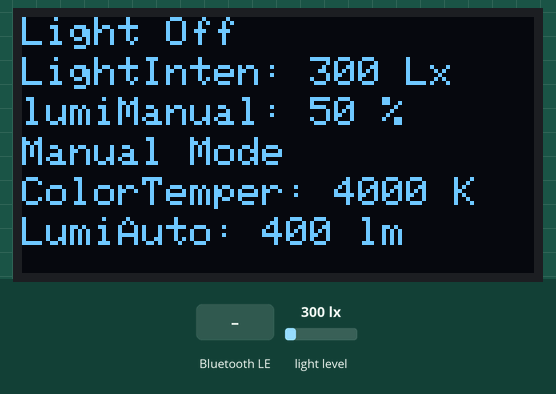
The program below on a simulated ESP32. Parts: 128×64 one-colour display. Wiring (inferred from the names in the program): BH1750 light sensor at I2C address 0x23. The test bench sets the inputs (shaded band); at power-on: light level 300 lx. Nothing arrives over Bluetooth unless stated; a phone connects over Bluetooth LE 3 s after start; what the program prints to the serial monitor is not drawn.

Above: at 1.2 s.
1.3 s: Bluetooth LE write "1" received
At 3.0 s:
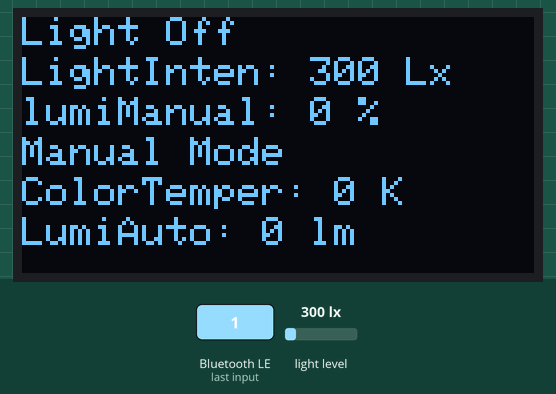
3.6 s: light level set to 40 lx
At 5.3 s:
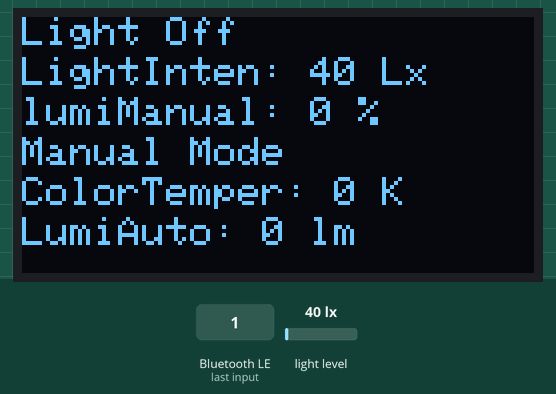
5.6 s: light level set to 500 lx
At 7.4 s:
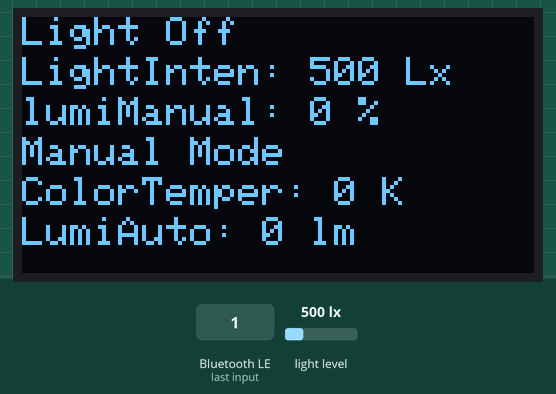
7.7 s: light level set to 1000 lx
At 8.6 s:
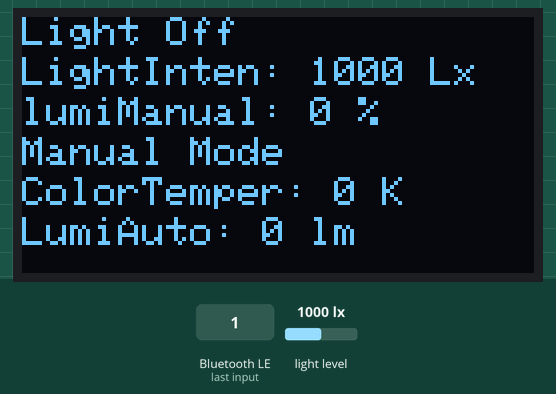
Timing chart, 0 to 10.7 s (numbered marks = the images above; inputs shaded):
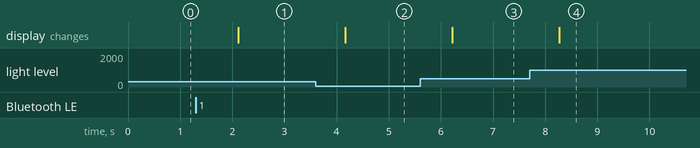

Measured:
- after the input at 1.3 s, the display: changes after 0.81 s (image 1)
- after the input at 3.6 s, the display: changes after 0.57 s (image 2)
- after the input at 5.6 s, the display: changes after 0.62 s (image 3)
- after the input at 7.7 s, the display: changes after 0.57 s (image 4)

The program:

main.cpp
```cpp
#include "main.h"
#include "oled.h"
#include "gy30.h"
#include "espnow.h"
#include "bluetooth.h"

/* Device Structure
 * <> Device structure to hold various device settings
 * <> 包含电源状态、手动模式、光照强度等变量
*/
Device device = {
    /* PowerOFF       */  false,
    /* Manual Mode    */  false,
    /* lightIntensity */  0,
    /* lumiManual     */  50,
    /* colorTemper    */  4000,
    /* lumiAuto       */  400
};

/* setup Function
 * <> Initializes the device settings and components
 * <> 初始化串口、OLED显示器、GY30传感器等
 * <> Setup function is called once at startup
*/
void setup() {
    Serial.begin(115200);
    esp_log_level_set("*", ESP_LOG_INFO);
    initOLED();
    initGY30();
    initESPNow();
    initBLE("LIGHT-BLE");
}

/* loop Function
 * <> Main loop for handling data sending and updating display
 * <> 发送数据和更新OLED显示器的循环
 * <> Continuous execution every 1000 milliseconds
*/
void loop() {
    sendESPNowData();
    sendBLEData();
    updateOLED(device);
    delay(1000);
}
```

bluetooth.h
```cpp
#ifndef __BLUETOOTH_H
#define __BLUETOOTH_H

#include <BLEDevice.h>
#include <BLEServer.h>
#include <BLEUtils.h>
#include <BLE2902.h>

#include "main.h"

#define SERVICE_UUID        "6E400000-B5A3-F393-E0A9-E50E24DCCA9E"
#define CHARACTERISTIC_UUID "6E400001-B5A3-F393-E0A9-E50E24DCCA9E"

extern bool deviceConnected;
extern BLECharacteristic *bleCharacteristic;

/* MyServerCallbacks Class
 * <> Callback class for handling BLE server connection events
 * <> 用于处理BLE服务器连接事件的回调类
*/
class MyServerCallbacks : public BLEServerCallbacks {
    void onConnect(BLEServer* pServer) {
        deviceConnected = true;
        Serial.println("BLE Connected");
    }

    void onDisconnect(BLEServer* pServer) {
        deviceConnected = false;
        Serial.println("BLE Disconnected");
        pServer->getAdvertising()->start();
    }
};

/* MyCallbacks Class
 * <> Callback class for handling BLE characteristic write events
 * <> 用于处理BLE特征写入事件的回调类
*/
class MyCallbacks : public BLECharacteristicCallbacks {
    void onWrite(BLECharacteristic *pCharacteristic) {
        std::string value = pCharacteristic->getValue();

        if (value.length() > 0) {
            Serial.println("Received BLE data:");
            for (int i = 0; i < value.length(); i++) {
                Serial.print(value[i]);
            }
            Serial.println();

            // 检查接收到的值是否为 "0"
            if (value == "0") {
                // 如果接收到 "0"，发送当前设备状态，包裹在数组中
                StaticJsonDocument<200> jsonDoc;
                jsonDoc["on"] = device.powerStatus;
                jsonDoc["light"] = device.lightIntensity;
                jsonDoc["power"] = device.lumiManual;
                jsonDoc["auto"] = device.modeSwitch;
                jsonDoc["kelvin"] = device.colorTemper;
                jsonDoc["luminance"] = device.lumiAuto;

                // 创建一个数组，将设备状态包裹在数组中
                StaticJsonDocument<256> arrayDoc;
                JsonArray array = arrayDoc.to<JsonArray>();
                array.add(jsonDoc);  // 将设备状态添加为数组中的第一个元素

                // 序列化数组并发送
                char buffer[256];
                serializeJson(arrayDoc, buffer);

                bleCharacteristic->setValue(buffer);
                bleCharacteristic->notify();
                Serial.println("Sent current device state as JSON array over BLE");

            } else {
                // 解析JSON数据并更新设备状态
                StaticJsonDocument<200> jsonDoc;
                DeserializationError error = deserializeJson(jsonDoc, value);

                if (!error) {
                    device.powerStatus = jsonDoc["on"];
                    device.modeSwitch = jsonDoc["auto"];
                    device.lumiManual = jsonDoc["power"];
                    device.colorTemper = jsonDoc["kelvin"];
                    device.lumiAuto = jsonDoc["luminance"];
                    Serial.println("Device state updated from BLE");
                } else {
                    Serial.println("Failed to parse BLE JSON");
                }
            }
        }
    }
};

/* initBLE Function
 *
 * <> Initializes BLE with the given name
 *
 * <> 根据提供的名称初始化BLE
 *
 * @param name The name of the BLE device
*/
void initBLE(const char* name);

/* sendBLEData Function
 * <> Sends data over BLE
 * <> 通过BLE发送数据
*/
void sendBLEData();

#endif
```

espnow.h
```cpp
#ifndef __ESPNOW_H
#define __ESPNOW_H

#include <WiFi.h>
#include <esp_now.h>

#include "main.h"
#include "gy30.h"

/* initWiFi Function
 * <> Initializes the WiFi connection for ESP-NOW
 * <> 用于设置WiFi连接，以支持ESP-NOW功能
*/
void initWiFi();

/* onSent Function
 *
 * <> Callback function when data is sent via ESP-NOW
 *
 * <> 数据发送完成后调用的回调函数
 *
 * <> 处理发送状态及相关的设备MAC地址
 *
 * @param mac_addr The MAC address of the device that was sent to
 * @param status The status of the sent data
*/
void onSent(const uint8_t *mac_addr, esp_now_send_status_t status);

/* initESPNow Function
 * <> Initializes ESP-NOW for communication
 * <> 用于初始化ESP-NOW通信功能
*/
void initESPNow();

/* sendESPNowData Function
 * <> Sends data using ESP-NOW
 * <> 使用ESP-NOW发送数据
*/
void sendESPNowData();

#endif
```

gy30.h
```cpp
#ifndef __GY30_H
#define __GY30_H

#define GY30_ADDRESS 0x23

/* initGY30 Function
 * <> Initializes the GY30 light sensor
 * <> 初始化GY30光传感器
*/
void initGY30();

/* updateGY30 Function
 *
 * <> Reads data from the GY30 light sensor and returns the light intensity
 *
 * <> 从GY30光传感器读取数据并返回光强度
 *
 * @return The light intensity in lux
*/
float updateGY30();

#endif
```

main.h
```cpp
#ifndef __MAIN_H
#define __MAIN_H

#include <Wire.h>
#include <WiFi.h>
#include <esp_now.h>

#include <ArduinoJson.h>

struct Device {
    /* <> PowerON - True / PowerOFF - False
     * <> 设备开关状态
     * <> Web -[BLE]-> ESP32 -[ESP-NOW]-> ESP8266
     */
    bool powerStatus;

    /* <> Auto Mode - True / Manual Mode - False
     * <> 模式切换 对应自动/手动调光模式
     * <> Web -[BLE]-> ESP32
     */
    bool modeSwitch;

    /* <> 1 - 65535(16-bit) [Lx]
     * <> 由传感器捕捉的环境光强
     * <> GY30 -[I2C]-> ESP8266
     */
    int lightIntensity;

    /* <> 0 - 100 [%]
     * <> Luminance IN Manual Mode 设备亮度[手动调光模式]
     * <> Web -[BLE]-> ESP32
     */
    int lumiManual;

    /* <> 2700 - 6500 [K]
     * <> Color Temperature 设备色温
     * <> Web -[BLE]-> ESP32
     */
    int colorTemper;

    /* <> 300 - 500 [lm]
     * <> Luminance IN Auto Mode 恒定照度[自动调光模式]
     * <> Web -[BLE]-> ESP32
     */
    int lumiAuto;
};
extern Device device;

#endif
```

oled.h
```cpp
#ifndef __OLED_H
#define __OLED_H

#include <Adafruit_GFX.h>
#include <Adafruit_SSD1306.h>

#include "main.h"

#define SCREEN_WIDTH 128
#define SCREEN_HEIGHT 64

#define OLED_ADDRESS 0x3C

/* initOLED Function
 * <> Initializes the OLED display
 * <> 初始化OLED显示屏
*/
void initOLED();

/* updateOLED Function
 *
 * <> Updates the OLED display with the current device state
 *
 * <> 更新OLED显示屏以显示当前设备状态
 *
 * @param device The device structure containing state information
*/
void updateOLED(Device device);

#endif
```

bluetooth.cpp
```cpp
#include "bluetooth.h"

bool deviceConnected                 = false;
BLEServer *bleServer                 = nullptr;
BLECharacteristic *bleCharacteristic = nullptr;

/* initBLE Function
 *
 * <> Initializes BLE with the given name
 *
 * <> 根据提供的名称初始化BLE
 *
 * @param name The name of the BLE device
*/
void initBLE(const char* name) {
    BLEDevice::init(name);
    bleServer = BLEDevice::createServer();
    bleServer->setCallbacks(new MyServerCallbacks());

    BLEService *service = bleServer->createService(SERVICE_UUID);
    bleCharacteristic = service->createCharacteristic(
                        CHARACTERISTIC_UUID,
                        BLECharacteristic::PROPERTY_NOTIFY |
                        BLECharacteristic::PROPERTY_WRITE_NR
                    );
    bleCharacteristic->addDescriptor(new BLE2902());
    bleCharacteristic->setCallbacks(new MyCallbacks());

    service->start();
    BLEAdvertising *advertising = BLEDevice::getAdvertising();
    advertising->addServiceUUID(SERVICE_UUID);
    advertising->setScanResponse(true);
    advertising->setMinPreferred(0x06);
    advertising->setMinPreferred(0x12);
    BLEDevice::startAdvertising();
    Serial.println("BLE Advertising started");
}

/* sendBLEData Function
 * <> Sends data over BLE
 * <> 通过BLE发送数据
*/
void sendBLEData() {
    if (deviceConnected) {
        StaticJsonDocument<200> jsonDoc;
        jsonDoc["on"] = device.powerStatus;
        jsonDoc["light"] = device.lightIntensity;
        jsonDoc["power"] = device.lumiManual;
        jsonDoc["auto"] = device.modeSwitch;
        jsonDoc["kelvin"] = device.colorTemper;
        jsonDoc["luminance"] = device.lumiAuto;

        char buffer[200];
        serializeJson(jsonDoc, buffer);
        bleCharacteristic->setValue(buffer);
        bleCharacteristic->notify();
        Serial.println("BLE data sent");
    }
}
```

espnow.cpp
```cpp
#include "espnow.h"

// ESP-NOW PeerToPeer protocol
//uint8_t peerAddress2[] = {0xCC, 0x50, 0xE3, 0x74, 0xF5, 0x1A};
uint8_t peerAddress[] = {0xCC, 0x50, 0xE3, 0x74, 0xF5, 0x1A};

/* initWiFi Function
 * <> Initializes the WiFi connection for ESP-NOW
 * <> 用于设置WiFi连接，以支持ESP-NOW功能
*/
void initWiFi() {
    WiFi.mode(WIFI_STA);
    Serial.println("WiFi initialized in STA mode");
}

/* onSent Function
 *
 * <> Callback function when data is sent via ESP-NOW
 *
 * <> 数据发送完成后调用的回调函数
 *
 * <> 处理发送状态及相关的设备MAC地址
 *
 * @param mac_addr The MAC address of the device that was sent to
 * @param status The status of the sent data
*/
void onSent(const uint8_t *mac_addr, esp_now_send_status_t status) {
    Serial.print("\r\nLast Packet Send Status: ");
    Serial.println(status == ESP_NOW_SEND_SUCCESS ? "Delivery Success" : "Delivery Fail");
}

/* initESPNow Function
 * <> Initializes ESP-NOW for communication
 * <> 用于初始化ESP-NOW通信功能
*/
void initESPNow() {
    initWiFi();

    if (esp_now_init() == ESP_OK) {
        Serial.println("ESP-NOW Initialized");
    } else {
        Serial.println("ESP-NOW Init failed");
        ESP.restart();
    }

    esp_now_register_send_cb(onSent);

    esp_now_peer_info_t peerInfo;
    memcpy(peerInfo.peer_addr, peerAddress, 6);
    peerInfo.channel = 0;
    peerInfo.encrypt = false;
    peerInfo.ifidx = WIFI_IF_STA;

    if (esp_now_add_peer(&peerInfo) != ESP_OK) {
        Serial.println("Failed to add peer");
        return;
    }
    Serial.println("Peer added successfully");
/*
    esp_now_peer_info_t peerInfo2;
    memcpy(peerInfo2.peer_addr, peerAddress2, 6);
    peerInfo2.channel = 0;
    peerInfo2.encrypt = false;
    peerInfo2.ifidx = WIFI_IF_STA;

    if (esp_now_add_peer(&peerInfo2) != ESP_OK) {
        Serial.println("Failed to add peer2");
        return;
    }
    Serial.println("Peer2 added successfully");
*/
}

/* sendESPNowData Function
 * <> Sends data using ESP-NOW
 * <> 使用ESP-NOW发送数据
*/
void sendESPNowData() {
    device.lightIntensity = (int)updateGY30();
    StaticJsonDocument<200> jsonDoc;
    jsonDoc["on"] = device.powerStatus;
    jsonDoc["light"] = device.lightIntensity;
    jsonDoc["power"] = device.lumiManual;
    jsonDoc["auto"] = device.modeSwitch;
    jsonDoc["kelvin"] = device.colorTemper;
    jsonDoc["luminance"] = device.lumiAuto;

    char jsonBuffer[200];
    serializeJson(jsonDoc, jsonBuffer);
    esp_err_t result = esp_now_send(peerAddress, (uint8_t *)jsonBuffer, sizeof(jsonBuffer));

    if (result == ESP_OK) {
        Serial.println("Sent successfully");
    } else {
        Serial.println("Error sending the data");
    }
}
```

gy30.cpp
```cpp
#include "gy30.h"
#include "main.h"

/* initGY30 Function
 * <> Initializes the GY30 light sensor
 * <> 初始化GY30光传感器
*/
void initGY30() {
    Wire.begin(21, 19);

    Wire.beginTransmission(GY30_ADDRESS);
    Wire.write(0x01);
    Wire.endTransmission();

    Wire.beginTransmission(GY30_ADDRESS);
    Wire.write(0x07);
    Wire.endTransmission();

    Wire.beginTransmission(GY30_ADDRESS);
    Wire.write(0x10);
    Wire.endTransmission();
}

/* updateGY30 Function
 *
 * <> Reads data from the GY30 light sensor and returns the light intensity
 *
 * <> 从GY30光传感器读取数据并返回光强度
 *
 * @return The light intensity in lux
*/
float updateGY30() {
    uint16_t data = 0;
    Wire.requestFrom(GY30_ADDRESS, 2);
    if (Wire.available() == 2)
    {
        data = Wire.read();
        data <<= 8;
        data |= Wire.read();
    }
    return data / 1.2;
}
```

oled.cpp
```cpp
#include "oled.h"

Adafruit_SSD1306 display(SCREEN_WIDTH, SCREEN_HEIGHT, &Wire1, -1);

/* initOLED Function
 * <> Initializes the OLED display
 * <> 初始化OLED显示屏
*/
void initOLED() {
    Wire1.begin(23, 22);
    display.begin(SSD1306_SWITCHCAPVCC, OLED_ADDRESS);
    display.setTextSize(1);
    display.setTextColor(SSD1306_WHITE);
}

/* updateOLED Function
 *
 * <> Updates the OLED display with the current device state
 *
 * <> 更新OLED显示屏以显示当前设备状态
 *
 * @param device The device structure containing state information
*/
void updateOLED(Device device) {
    display.clearDisplay();
    display.setCursor(0, 0);
    display.print(device.powerStatus ? "Light On" : "Light Off");
    display.setCursor(0, 10);
    display.printf("LightInten: %d Lx", device.lightIntensity);
    display.setCursor(0, 20);
    display.printf("lumiManual: %d %%", device.lumiManual);
    display.setCursor(0, 30);
    display.print(device.modeSwitch ? "Auto Mode" : "Manual Mode");
    display.setCursor(0, 40);
    display.printf("ColorTemper: %d K", device.colorTemper);
    display.setCursor(0, 50);
    display.printf("LumiAuto: %d lm", device.lumiAuto);
    display.display();
}
```
